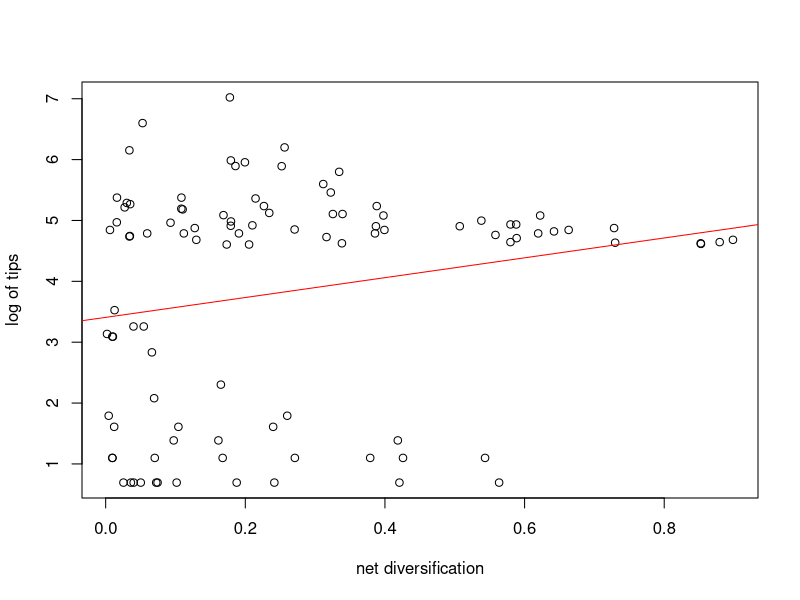
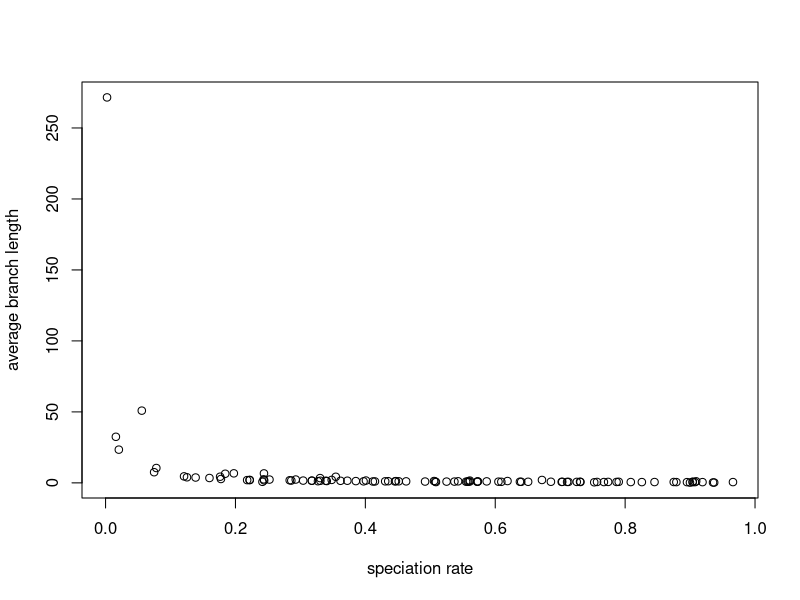
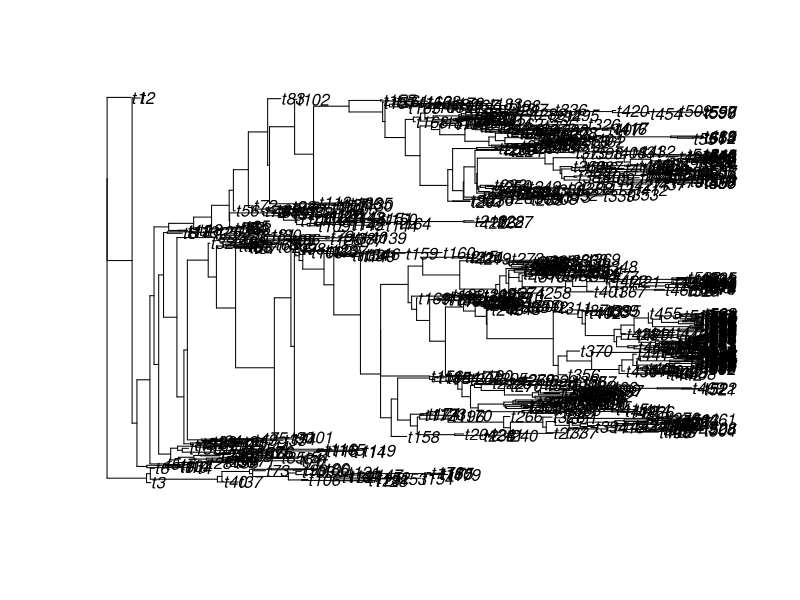
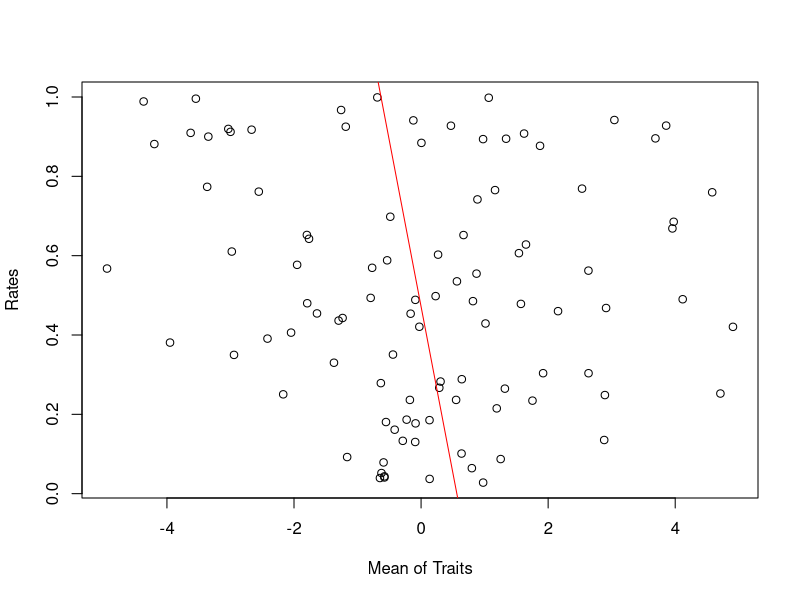
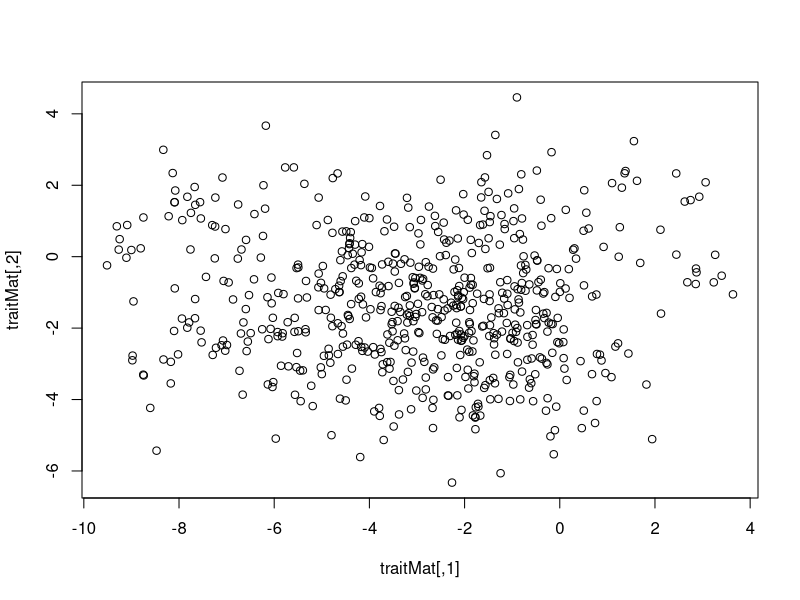
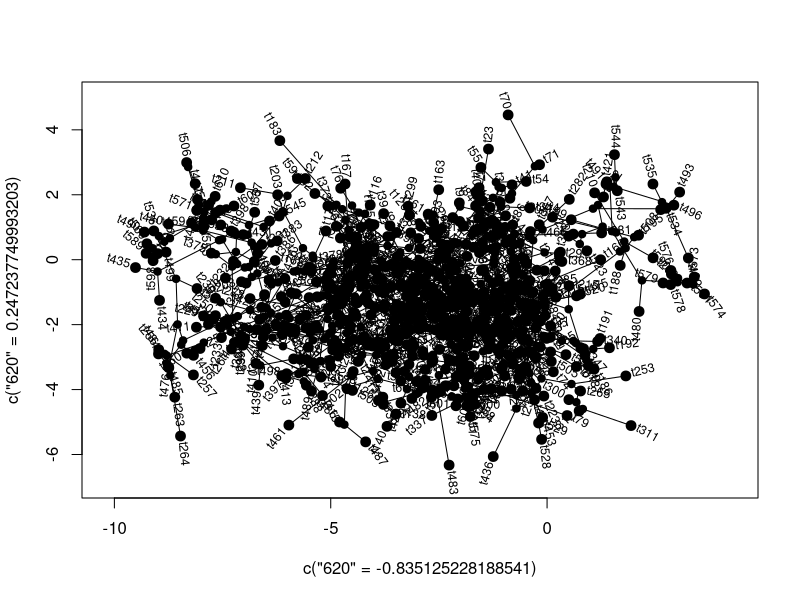

Here is the R script that generated these plots, in order:
library("phytools")

#Questions 1-3
trees <- list()
births <- vector()
Fractions <- vector()

?pbtree

for (i in 1:100){
  births[[i]] <- runif(1)
  Fractions[[i]] <- runif(1)
  trees[[i]] <- pbtree(n=100, b=births[[i]], d=(births[[i]]*Fractions[i]))
}

trees[[i]]

?tiplabels
?Ntip.multiPhylo
?Ntip
?Ntip.phylo

extrate <- births * Fractions

#Question 4
logs <- log(sapply(trees, Ntip))
netdiv <- (births - extrate)
plot(netdiv, logs, xlab="net diversification", ylab="log of tips")
abline(lm(logs~netdiv), col="red")

#There is a positive correlation between the log of the number of tips and net diversification rate

?length
?averageTree

#Question 5
avgbranchlength <- vector()
for(i in 1:100){
  births[[i]] <- runif(1)
  Fractions[[i]] <- runif(1)
  trees[[i]] <- pbtree(n=100, b=births[[i]], d=(births[[i]]*Fractions[i]))
  avgbranchlength[i] <- mean(trees[[i]]$edge.length)
}

plot(births, avgbranchlength, xlab="speciation rate", ylab="average branch length")

#Question 6
cor(births, avgbranchlength)
#There is a negative correlation between speciation rate and average branch length 

?which

#Question 7
MTree <- which.max(sapply(trees, Ntip))
Tree <- trees[[MTree]]
plot(Tree)
rates <- vector()
traits <- list()
Tree
for(i in 1:100){
  rates[i] <- runif(1)
  traits[[i]] <- fastBM(tree=Tree, sig2=rates[i])
}

?fastBM

#Question 8
meantraits <- sapply(traits, mean)
cor(meantraits, rates)
plot(meantraits, rates, xlab="Mean of Traits", ylab="Rates")
abline(lm(meantraits~rates), col="red")
#There is a negative correlation between the mean of traits and rates

#Question 9 
vartraits <- sapply(traits, var)
cor(vartraits, rates)
#There is a positive correlation between the variance of traits and rates 

#Question 10
pdf("08_plot.pdf")
traits1 <- traits[[1]]
traits2 <- traits[[2]]
cor(traits2, traits1)
traitMat <- cbind(traits[[24]], traits[[50]])
plot(traitMat)
dev.off()

cor.test(traitMat[,1], traitMat[,2])$p.value

#BONUS
pdf("bonus08.pdf")
phylomorphospace(Tree, traitMat)
dev.off()
